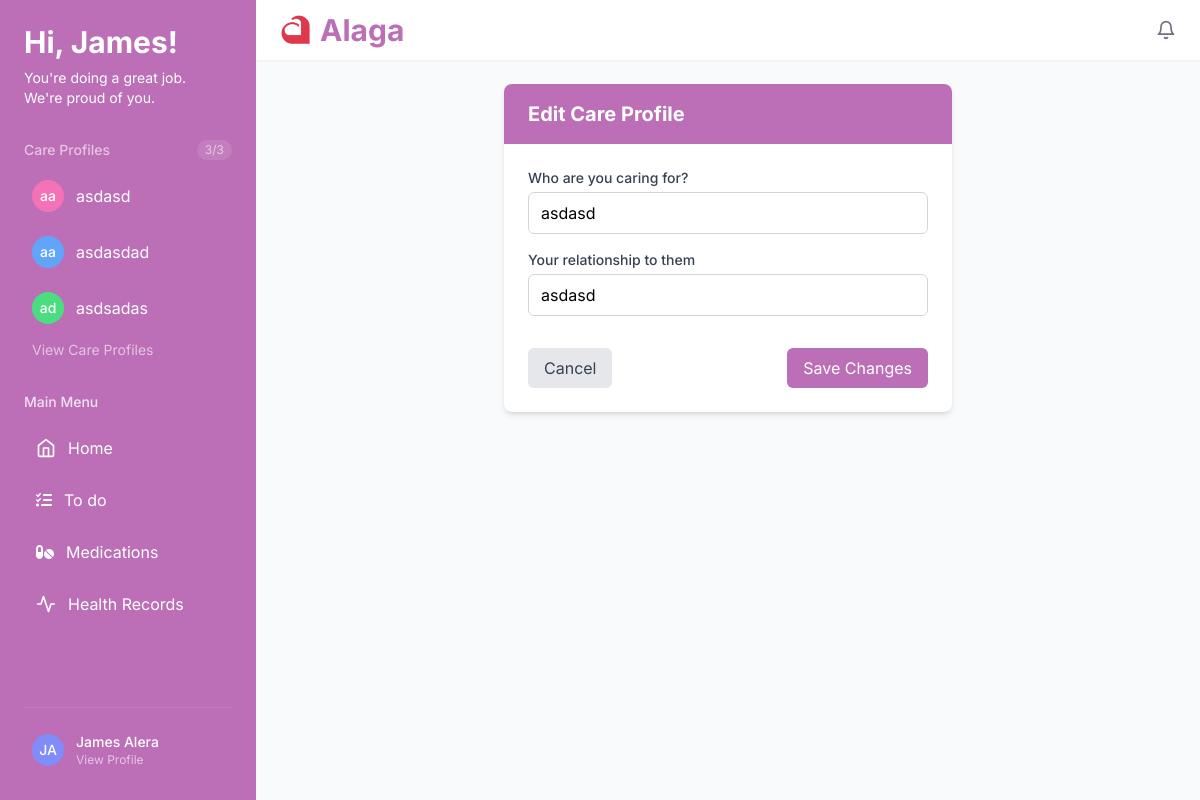
Page /edit_profile/4 (signed in) on the committed database.
### app.py (models this page shows)
class User(db.Model, UserMixin):
    id = db.Column(db.Integer, primary_key=True)
    fullname = db.Column(db.String(20), nullable=False)
    username = db.Column(db.String(20), unique=True, nullable=False)
    password = db.Column(db.String(80), nullable=False)

class CareProfile(db.Model):
    id = db.Column(db.Integer, primary_key=True)
    care_recipient = db.Column(db.String(50), nullable=False)  # who you care for
    relationship = db.Column(db.String(50), nullable=False)    # relationship to them
    user_id = db.Column(db.Integer, db.ForeignKey('user.id'), nullable=False)
    user = db.relationship('User', backref='profiles')

### app.py (the view)
@app.route('/edit_profile/<int:profile_id>', methods=['GET', 'POST'])
@login_required
def edit_profile(profile_id):
    profile = CareProfile.query.filter_by(id=profile_id, user_id=current_user.id).first_or_404()
    profiles = CareProfile.query.filter_by(user_id=current_user.id).all()
    if request.method == 'POST':
        profile.care_recipient = request.form.get('care_recipient')
        profile.relationship = request.form.get('relationship')
        db.session.commit()
        return redirect(url_for('care_profiles'))
    fullname = current_user.fullname
    initials = get_initials(fullname)
    return render_template('edit_profile.html', profile=profile, profiles=profiles, fullname=fullname, initials=initials)

### app.py (called while the page is built)
@login_manager.user_loader
def load_user(user_id):
    return User.query.get(int(user_id))

@app.context_processor
def utility_processor():
    return dict(get_initials=get_initials)

def get_initials(name):
    parts = name.strip().split()
    initials = ''.join([p[0].upper() for p in parts if p])
    return initials

### templates/edit_profile.html (shortened to what this page needs)
<!doctype html>
<html lang="en">
<head>
    <script src="https://cdn.tailwindcss.com"></script>
    <link rel="stylesheet" href="https://cdnjs.cloudflare.com/ajax/libs/font-awesome/6.0.0-beta3/css/all.min.css">
</head>
<body class="min-h-screen bg-gray-50 font-[Inter]">
    <div class="flex h-screen relative">
      <aside id="sidebar" class="sidebar fixed md:static w-64 bg-[#BC6FB7] text-white p-6 flex flex-col h-full z-30">
        <div class="flex flex-col items-start mb-8">
          <h1 class="text-3xl font-bold font-montserrat">Hi, {{ fullname.split()[0] }}! </h1>
          <p class="text-white-600 text-sm mt-2">You're doing a great job. <br> We're proud of you.</p>
        </div>
        <div class="mb-8">
          <div class="flex items-center justify-between mb-3">
            <h2 class="text-white/60 text-sm font-medium">Care Profiles</h2>
            <span class="text-xs text-white/60 bg-white/10 px-2 py-0.5 rounded-full">{{ profiles|length }}/3</span>
          </div>
          <div class="space-y-2">
            {% for profile in profiles %}
              <form action="{{ url_for('switch_profile', profile_id=profile.id) }}" method="post">
                <button type="submit" class="w-full flex items-center space-x-3 {% if session.get('active_profile_id')|int == profile.id %}bg-white/10{% endif %} rounded-lg p-2 hover:bg-white/20 transition">
                  <div class="w-8 h-8 rounded-full
                    {% if loop.index % 3 == 0 %}bg-green-400{% elif loop.index % 3 == 1 %}bg-pink-400{% else %}bg-blue-400{% endif %}
                    flex items-center justify-center font-medium text-sm">
                    {{ profile.care_recipient[:1] }}{{ profile.relationship[:1] }}
                  </div>
                  <span>{{ profile.care_recipient }}</span>
                </button>
              </form>
            {% endfor %}
          </div>
          {% if profiles|length < 3 %}
            <a href="{{ url_for('care_profiles') }}" class="w-full block text-sm text-white/60 hover:text-white mt-2 text-left pl-2"> + Add Profiles </a>
          {% else %}
            <a href="{{ url_for('care_profiles')}}" class="w-full block text-sm text-white/60 hover:text-white mt-2 text-left pl-2"> View Care Profiles </a>
          {% endif %}
        </div>
        <nav class="flex-1">
          <h2 class="text-white/80 text-sm font-medium mb-3">Main Menu</h2>
          <div class="space-y-1">
            <a href="{{ url_for('dashboard') }}" class="flex items-center space-x-3 rounded-lg p-3 hover:bg-white/20 transition">
              <svg xmlns="http://www.w3.org/2000/svg" width="20" height="20" viewBox="0 0 24 24" fill="none" stroke="currentColor" stroke-width="2" stroke-linecap="round" stroke-linejoin="round"><path d="m3 9 9-7 9 7v11a2 2 0 0 1-2 2H5a2 2 0 0 1-2-2z"/><polyline points="9 22 9 12 15 12 15 22"/></svg>
              <span>Home</span>
            </a>
            <a href="{{ url_for('todo') }}" class="flex items-center space-x-3 rounded-lg p-3 hover:bg-white/10 transition">
              <i class="fa-solid fa-list-check"></i>
              <span>To do</span>
            </a>
            <a href="{{ url_for('medications') }}" class="flex items-center space-x-3 rounded-lg p-3 hover:bg-white/10 transition">
              <i class="fa-solid fa-pills"></i>
              <span>Medications</span>
            </a>
            <a href="{{ url_for('health_records') }}" class="flex items-center space-x-3 rounded-lg p-3 hover:bg-white/10 transition">
              <svg xmlns="http://www.w3.org/2000/svg" width="20" height="20" viewBox="0 0 24 24" fill="none" stroke="currentColor" stroke-width="2" stroke-linecap="round" stroke-linejoin="round"><path d="M22 12h-4l-3 9L9 3l-3 9H2"/></svg>
              <span>Health Records</span>
            </a>
          </div>
        </nav>
        <div class="mt-auto pt-4 border-t border-white/10">
          <a href="{{ url_for('view_profile') }}" class="w-full flex items-center space-x-3 rounded-lg p-2 hover:bg-white/10 transition">
            <div class="w-8 h-8 rounded-full bg-indigo-400 flex items-center justify-center font-medium text-sm">{{ initials }}</div>
            <div class="text-left">
              <div class="text-sm font-medium">{{ fullname }}</div>
              <div class="text-xs text-white/60">View Profile</div>
            </div>
          </a>
        </div>
      </aside>
      <div class="flex-1 flex flex-col overflow-hidden">
        <header class="bg-white py-3 px-6 shadow-sm flex items-center justify-between">
          <div class="flex items-center">
            <img src="{{ url_for('static', filename='images/alaga_logo_trans.png') }}" alt="Alaga Logo" class="h-8 w-8 mr-2">
            <h2 class="text-3xl font-bold text-[#BC6FB7]">Alaga</h2>
          </div>
          <div class="flex items-center space-x-4">
            <button class="text-gray-500 hover:text-gray-700">
              <svg xmlns="http://www.w3.org/2000/svg" width="20" height="20" viewBox="0 0 24 24" fill="none" stroke="currentColor" stroke-width="2" stroke-linecap="round" stroke-linejoin="round"><path d="M6 8a6 6 0 0 1 12 0c0 7 3 9 3 9H3s3-2 3-9"/><path d="M10.3 21a1.94 1.94 0 0 0 3.4 0"/></svg>
            </button>
          </div>
        </header>
        <main class="flex-1 overflow-auto p-6">
          <div class="max-w-md mx-auto bg-white rounded-lg shadow-md overflow-hidden">
            <div class="bg-[#BC6FB7] px-6 py-4">
              <h2 class="text-xl font-bold text-white">Edit Care Profile</h2>
            </div>
            <div class="p-6">
              <form method="POST" action="{{ url_for('edit_profile', profile_id=profile.id) }}" class="space-y-4">
                <div>
                  <label for="care_recipient" class="block text-sm font-medium text-gray-700 mb-1">Who are you caring for?</label>
                  <input
                    type="text"
                    id="care_recipient"
                    name="care_recipient"
                    value="{{ profile.care_recipient }}"
                    class="w-full px-3 py-2 border border-gray-300 rounded-md focus:outline-none focus:ring-2 focus:ring-[#BC6FB7]"
                    required
                  >
                </div>
                <div>
                  <label for="relationship" class="block text-sm font-medium text-gray-700 mb-1">Your relationship to them</label>
                  <input
                    type="text"
                    id="relationship"
                    name="relationship"
                    value="{{ profile.relationship }}"
                    class="w-full px-3 py-2 border border-gray-300 rounded-md focus:outline-none focus:ring-2 focus:ring-[#BC6FB7]"
                    required
                  >
                </div>
                <div class="flex justify-between pt-4">
                  <a href="{{ url_for('care_profiles') }}" class="px-4 py-2 bg-gray-200 text-gray-700 rounded-md hover:bg-gray-300 transition">
                    Cancel
                  </a>
                  <button type="submit" class="px-4 py-2 bg-[#BC6FB7] text-white rounded-md hover:bg-[#a55ea0] transition">
                    Save Changes
                  </button>
                </div>
              </form>
            </div>
          </div>
        </main>
      </div>
    </div>
</body>
</html>

### templates/edit_profile.html (style rules this page uses)
.sidebar { transition: transform 0.3s ease-in-out; }

### rows in the picture
User: fullname "James", fullname "James Alera"
CareProfile: care_recipient "a", relationship "a", care_recipient "asdasd", relationship "asdasd"
CareProfile: care_recipient "a", relationship "a", care_recipient "asdasdad"
CareProfile: care_recipient "a", relationship "d", care_recipient "asdsadas"

### other values in the picture
{{ profiles|length }} "3"
{{ initials }} "JA"
